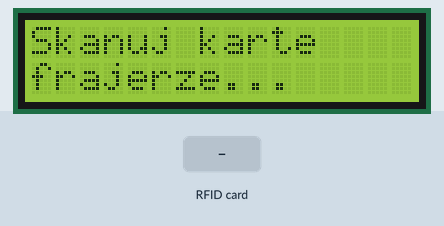
Simulated run of this sketch. Board: Arduino Uno, built with avr-gcc and run on an emulated ATmega328P. On the bench: 16×2 character LCD. The inputs (shaded band) are chosen by the test bench. What the sketch prints to the serial monitor is not drawn.

Above: at 1.3 s.
1.4 s: RFID card 5E 7A 19 C4 held to the reader
At 1.49 s:
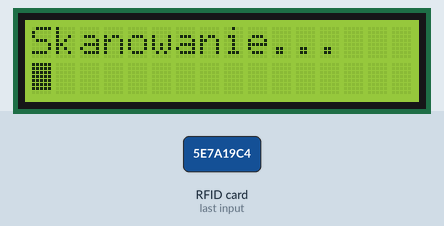
At 4.4 s:
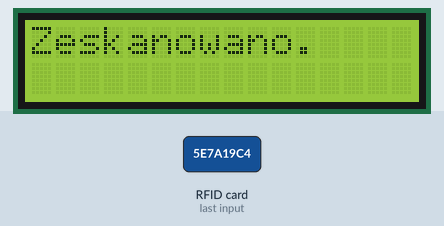
Timing chart, 0 to 5.9 s (numbered marks = the images above; inputs shaded):
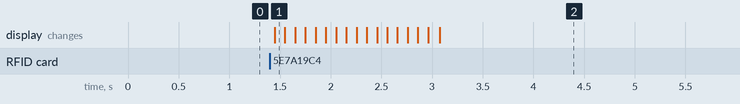

The sketch:

RFID_LCD_I2C_Scanner.ino
```cpp
#include <SPI.h>
#include <MFRC522.h>
#include <Wire.h>
#include <LCD.h>
#include <LiquidCrystal_I2C.h>
LiquidCrystal_I2C  lcd(0x27,2,1,0,4,5,6,7);

byte ch0[8]={B11111,B11111,B11111,B11111,B11111,B11111,B11111,0};
byte ch1[8]={B11110,B11110,B11110,B11110,B11110,B11110,B11110,0};
byte ch2[8]={B11100,B11100,B11100,B11100,B11100,B11100,B11100,0};
byte ch3[8]={B11000,B11000,B11000,B11000,B11000,B11000,B11000,0};
byte ch4[8]={B10000,B10000,B10000,B10000,B10000,B10000,B10000,0};
byte ch5[8]={B00000,B00000,B00000,B00000,B00000,B00000,B00000,0};

#define SS_PIN 10
#define RST_PIN 9
MFRC522 mfrc522(SS_PIN, RST_PIN);	// Create MFRC522 instance.

void setup() {
	Serial.begin(9600);	// Initialize serial communications with the PC
  lcd.begin (16,2); // for 16 x 2 LCD module
  lcd.setBacklightPin(3,POSITIVE);
  lcd.setBacklight(HIGH);
	SPI.begin();			// Init SPI bus
	mfrc522.PCD_Init();	// Init MFRC522 card
	Serial.println("Scan PICC to see UID and type...");
  lcd.home ();
  lcd.print("Skanuj karte");
  lcd.setCursor (0,1);
  lcd.print("frajerze...");
  //-------------------
 lcd.createChar(0, ch0);
 lcd.createChar(1, ch1);
 lcd.createChar(2, ch2);
 lcd.createChar(3, ch3);
 lcd.createChar(4, ch4);
 lcd.createChar(5, ch5);
}

void loop() {
	// Look for new cards
	if ( ! mfrc522.PICC_IsNewCardPresent()) {
   lcd.home ();
  lcd.print("Skanuj karte");
  lcd.setCursor (0,1);
  lcd.print("frajerze...");
		return;
	}

	// Select one of the cards
	if ( ! mfrc522.PICC_ReadCardSerial()) {
		return;
	}

  int timer = 0;
  lcd.clear ();
  lcd.print("Skanowanie...");
  lcd.setCursor (0,1);
   for (int i=0; i <= 15; i++)  // print 16 block characters
   {
    lcd.print((char) 0);
    delay(100);
   }

	// Dump debug info about the card. PICC_HaltA() is automatically called.
	mfrc522.PICC_DumpToSerial(&(mfrc522.uid));
  lcd.clear ();
  lcd.print("Zeskanowano.");
  delay(3000);
}
```

Measured:
- after the input at 1.4 s, the display: changes after 0.05 s (image 1)
